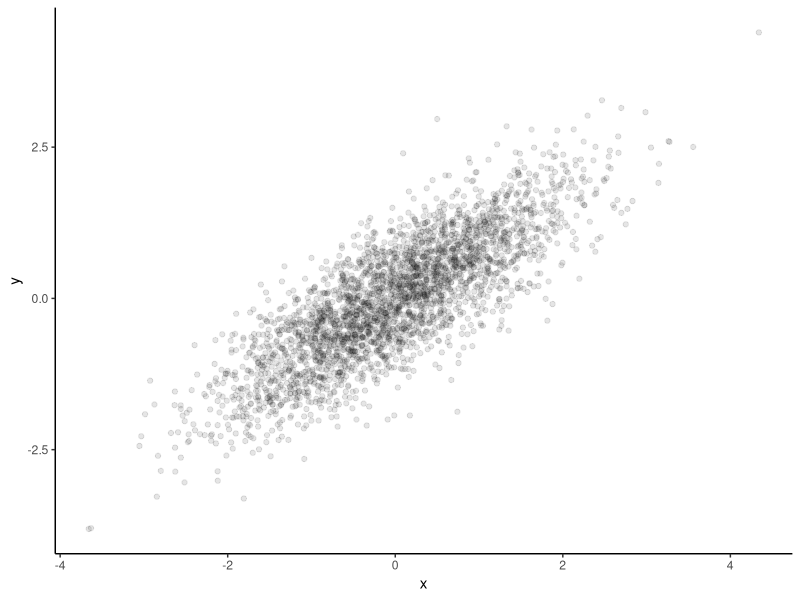

R code for this plot: (Note: this script raises an error after producing the figure.)
## ---- chunk 1
## library packages - this will be hidden 
library(tidyverse)
library(here)
## ---- chunk 2
library(tidyverse)
## ---- chunk 3
#| echo: true
# Generate random data for x
x <- rnorm(n = 3000)
y <- 0.8 * x + rnorm(3000, 0, sqrt(1 - 0.8^2))

# Create data.frame
data_df <- data.frame(x = x, y = y)

# Generate visualization 
data_df %>% 
  ggplot(aes(x = x, y = y)) + 
  geom_point(alpha = 0.1) + 
  theme_classic()
## ---- chunk 4
library(here)

knitr::include_graphics(here("Slides/Session1_Slides_files/figs/rstudio.png"))
## ---- chunk 5
library(here)

knitr::include_graphics(here("Slides/Session1_Slides_files/figs/quarto.png"))
## ---- chunk 6
library(here)
knitr::include_graphics(here("Slides/Session1_Slides_files/figs/lightbulb_analogy.png"))
## ---- chunk 7
#| echo: true
3+3

print("Thank you for attending the first session!")
## ---- chunk 8
#| echo: true
## Objects in R

## Numeric like `1`, `2.5`
x <- 2.5
  
## Character: Text strings like `"hello"`
y <- "hello"

## Boolean: `TRUE`, `FALSE`
z <- TRUE

## Vectors
vec1 <- c(1, 2, 3)
vec2 <- c("a", "b", "c")

## data.frames 
df <- data.frame(vec1, vec2)
## ---- chunk 9
#| echo: true
## Functions in R
result_sqrt <- sqrt(25)
result_sqrt
## ---- chunk 10
#| echo: true
# User-Defined Functions: Custom functions
my_function <- function(a, b) {
  return(a^2 + b)
}

my_function(2, 3)
## ---- chunk 11
#| echo: true
# User-Defined Functions: Custom functions

library(here) ## library package here
here() ## run custom "here" function to print out working directory 
## ---- chunk 12
#| echo: true
## Add comments 

x <- 7 # assigns 1 to x

## the line below won't assign 12 to x because it's commented out 
# x <- 12

x
## ---- chunk 13
#| echo: true
## Add comments 

x <- 7 # assigns 7 to x 

## Question: what does this do? 
y <- x 
## ---- chunk 14
#| echo: true

## R as a calculator (# adds a comment)
## Addition 
10 + 3

## Subtraction  
4 - 2
## ---- chunk 15
#| echo: true

## Multiplication  
4 * 3

## Division
12 / 6 
## ---- chunk 16
#| echo: true

## exponents 
10^2 ## or 10 ** 2 

## ---- chunk 17
data <- data.frame(
  Operator = c("AND", "OR", "NOT", "Equal", "Not Equal", "Greater/Less Than", "Greater/Less Than or Equal", "Element-wise In"),
  Symbol = c("&", "|", "!", "==", "!=", "> or <", ">= or <=", "%in%")
)

knitr::kable(data)
## ---- chunk 18
#| echo: true

## Logical operators 

10 == 10

9 == 10

9 < 10

"apple" %in% c("bananas", "oranges")

"apple" %in% "bananas" | "apple" %in% "apple" 

"apple" %in% "bananas" & "apple" %in% "apple" 


## ---- chunk 19
#| echo: true

## Vector Example 
vec_example <- c(1, 2, 3, 4, 5)

vec_example ## prints out vec_example
## ---- chunk 20
#| echo: true
# Data.frame example 
example_df <- data.frame(
  ID = c(1, 2, 3, 4),
  Name = c("Alice", "Bob", "Charlie", "David"),
  Age = c(25, 30, 35, 40),
  Score = c(90, 85, 88, 76)
)

example_df ## prints out df_example 
## ---- chunk 21
# Print the data frame
# knitr::kable(example_df)
## ---- chunk 22
#| echo: true
## generate vectors 
vec1 <- c(1, 2, 3)
vec2 <- c("a", "b", "c")

## check type 
class(vec1)
class(vec2)

## ---- chunk 23
#| echo: true
## Basic 
c(1, 2, 3, 4, 5, 6, 7, 8, 9, 10)

## ---- chunk 24
#| echo: true
c(1:10)
## ---- chunk 25
#| echo: true
## seq 1-10, by = 2
seq(1, 10, by = 2)
## ---- chunk 26
#| echo: true

## hint: rnorm simulates random draws from a standard normal distribution  
random_draws <- rnorm(n = 5,
      mean = 0,
      sd = 1)

## find the mean 
mean(random_draws)

## find the median
median(random_draws)

## find the standard deviation 
sd(random_draws)
## ---- chunk 27
#| echo: true
#| 
x <- 3
y <- 4
## ---- chunk 28
#| echo: true
#| 
z <- x * y
## ---- chunk 29
#| echo: true
#| 
three_squared <- 3^2
## ---- chunk 30
#| echo: true
#| 
three_squared > 10

## ---- chunk 31
#| echo: true
!three_squared > 10
## ---- chunk 32
#| echo: true
#| 
# Generate a vector using c() method
vector_c <- c(100, 101, 102, 103, 104, 105)

# Generate a vector using seq() method
vector_seq <- seq(100, 105, by = 1)

# Generate a vector using : operator
vector_colon <- c(100:105) 
## ---- chunk 33
#| echo: true
# Generate a sequence of all even numbers between 0 and 100
even_seq <- seq(0, 100, by = 2)
## ---- chunk 34
#| echo: true
# Create a descending sequence of numbers from 100 to 1
desc_seq <- seq(100, 1, by = -1)
## ---- chunk 35
#| echo: true
vec <- c(1, 2, 3, 4, 5)
first_element <- vec[1]
first_element

third_element <- vec[3]
third_element
## ---- chunk 36
#| echo: true
vec <- seq(5, 33, by = 2)
vec[vec > 25]
## ---- chunk 37
#| echo: true
test_scores <- data.frame(
  id = c(1, 2, 3, 4, 5),
  name = c("Alice", "Bob", "Carol", "Dave", "Emily"),
  age = c(25, 30, 22, 28, 24),
  gender = c("F", "M", "F", "M", "F"),
  score = c(90, 85, 88, 92, 89)
)

knitr::kable(test_scores)
## ---- chunk 38
#| echo: true
#| 
## print first two rows  first row 
head(test_scores, 2)

## access name column 
test_scores$name
## ---- chunk 39
#| echo: true
## all rows, columns 1-3 
test_scores[,1:3]

## all columns, rows 4-5 
test_scores[4:5,]
## ---- chunk 40
#| echo: true
test_scores[1:3,]
## ---- chunk 41
#| echo: true
test_scores[test_scores$score >= 90, ]

## ---- chunk 42
#| echo: true
## check number of rows (observations)
nrow(test_scores)
## ---- chunk 43
#| echo: true
## check number of columns (variables)
ncol(test_scores)
## ---- chunk 44
#| echo: true
names(test_scores)
## ---- chunk 45
#| echo: true

# Generate a sample of 1,000 draws from a normal distribution with mean = 10 and sd = 2
sample_data_100 <- rnorm(100, 
                     mean = 10,
                     sd = 2)

## look at 1st, 10th, and 100th element 
sample_data_100[c(1, 10, 100)]

# Calculate the mean of this sample
sample_mean_100 <- mean(sample_data_100)

# Calculate the difference between the mean of the sample and the expected value of the mean
difference_100 <- abs(sample_mean_100 - 10)

difference_100

# Calculate the Z-score for the sample mean
sample_data_10000 <- rnorm(10000, 
                     mean = 10,
                     sd = 2)

# Calculate the mean of this sample
sample_data_10000 <- mean(sample_data_10000)

# Calculate the difference between the mean of the sample and the expected value of the mean
sample_data_10000 <- abs(sample_data_10000 - 10)

sample_data_10000

